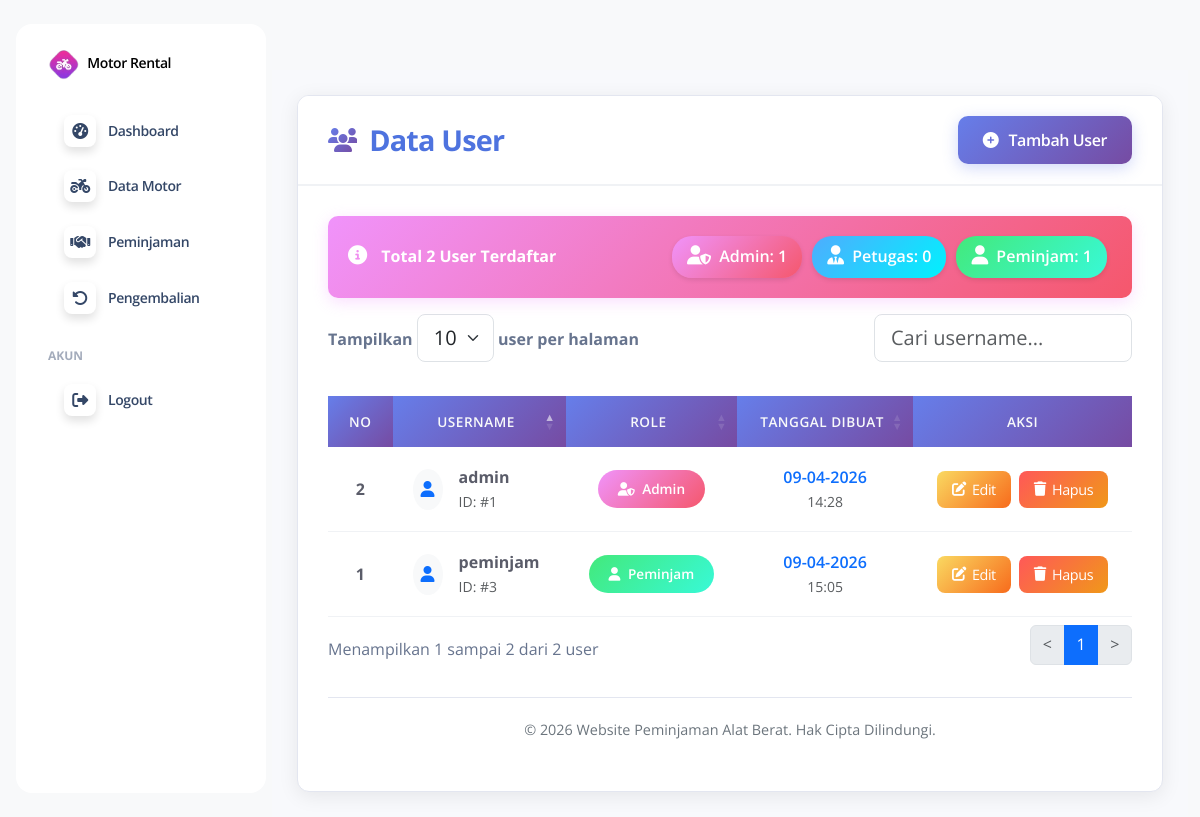
Page /backend/peminjaman/pages/user/index.php (signed in) on the committed database.
### tables this page shows
CREATE TABLE `users` (
  `id` int NOT NULL,
  `username` varchar(50) NOT NULL,
  `password` varchar(255) NOT NULL,
  `role` enum('admin','petugas','peminjam') NOT NULL,
  `nama_lengkap` varchar(100) DEFAULT NULL,
  `email` varchar(100) DEFAULT NULL,
  `no_telp` varchar(20) DEFAULT NULL,
  `alamat` text,
  `created_at` timestamp NULL DEFAULT CURRENT_TIMESTAMP
);

### backend/peminjaman/pages/user/index.php (the view, shortened to what this page needs)
<?php
include '../../app.php';
$qUser = "SELECT * FROM users ORDER BY id DESC";
$result = mysqli_query($connect, $qUser);
$users = [];
while ($row = mysqli_fetch_assoc($result)) {
    $users[] = $row;
}
$totalUsers = count($users);
?>
<!DOCTYPE html>
<html lang="id">
<head>
    <link rel="stylesheet" href="https://cdnjs.cloudflare.com/ajax/libs/font-awesome/6.4.0/css/all.min.css">
    <link href="https://cdn.jsdelivr.net/npm/bootstrap@5.3.0/dist/css/bootstrap.min.css" rel="stylesheet">
    <link rel="stylesheet" type="text/css" href="https://cdn.datatables.net/1.13.6/css/dataTables.bootstrap5.min.css">
</head>
<body>
<?php
include '../../partials/header.php';
include '../../partials/sidebar.php';
?>
<div class="container-fluid">
    <div id="main">
        <div class="main-card">
            <div class="card-header-custom d-flex align-items-center justify-content-between">
                <h2 class="page-title">
                    <i class="fas fa-users"></i>
                    Data User
                </h2>
                <a href="./create.php" class="btn btn-add-user">
                    <i class="fas fa-plus-circle"></i>
                    Tambah User
                </a>
            </div>
            <div class="card-body-custom">
                <div class="alert alert-info d-flex align-items-center justify-content-between">
                    <div>
                        <i class="fas fa-info-circle"></i>
                        <strong>Total <?php echo $totalUsers; ?> User Terdaftar</strong>
                    </div>
                    <?php if ($totalUsers > 0): ?>
                        <div class="d-none d-md-flex">
                            <?php
                            $adminCount = 0;
                            $petugasCount = 0;
                            $peminjamCount = 0;
                            foreach ($users as $user) {
                                if ($user['role'] == 'admin') $adminCount++;
                                if ($user['role'] == 'peminjam') $peminjamCount++;
                            }
                            ?>
                            <span class="stats-badge badge-admin">
                                <i class="fas fa-user-shield me-1"></i> Admin: <?php echo $adminCount; ?>
                            </span>
                            <span class="stats-badge badge-petugas">
                                <i class="fas fa-user-tie me-1"></i> Petugas: <?php echo $petugasCount; ?>
                            </span>
                            <span class="stats-badge badge-peminjam">
                                <i class="fas fa-user me-1"></i> Peminjam: <?php echo $peminjamCount; ?>
                            </span>
                        </div>
                    <?php endif; ?>
                </div>
                <?php if ($totalUsers > 0): ?>
                    <div class="table-responsive">
                        <table id="userTable" class="table" style="width:100%">
                            <thead>
                                <tr>
                                    <th class="text-center text-light">No</th>
                                    <th class="text-center text-light">Username</th>
                                    <th class="text-center text-light">Role</th>
                                    <th class="text-center text-light">Tanggal Dibuat</th>
                                    <th class="text-center text-light">Aksi</th>
                                </tr>
                            </thead>
                            <tbody>
                                <?php foreach ($users as $index => $item): ?>
                                <tr>
                                    <td class="text-center fw-bold"><?= $index + 1 ?></td>
                                    <td>
                                        <div class="d-flex align-items-center">
                                            <div class="rounded-circle bg-light p-2 me-3">
                                                <i class="fas fa-user text-primary"></i>
                                            </div>
                                            <div>
                                                <strong><?= htmlspecialchars($item['username']) ?></strong>
                                                <div class="small text-muted">ID: #<?= $item['id'] ?></div>
                                            </div>
                                        </div>
                                    </td>
                                    <td class="text-center">
                                        <span class="role-badge
                                            <?= $item['role'] == 'admin' ? 'badge-admin' :
                                               ($item['role'] == 'petugas' ? 'badge-petugas' : 'badge-peminjam') ?>">
                                            <i class="fas fa-<?=
                                                $item['role'] == 'admin' ? 'user-shield' :
                                                ($item['role'] == 'petugas' ? 'user-tie' : 'user')
                                            ?> me-1"></i>
                                            <?= ucfirst($item['role']) ?>
                                        </span>
                                    </td>
                                    <td class="text-center">
                                        <div class="text-primary fw-semibold">
                                            <?= date('d-m-Y', strtotime($item['created_at'])) ?>
                                        </div>
                                        <div class="small text-muted">
                                            <?= date('H:i', strtotime($item['created_at'])) ?>
                                        </div>
                                    </td>
                                    <td class="text-center">
                                        <div class="action-buttons">
                                            <a href="./edit.php?id=<?= $item['id'] ?>"
                                               class="btn btn-action btn-edit"
                                               title="Edit User">
                                                <i class="fas fa-edit"></i>
                                                <span class="d-none d-lg-inline">Edit</span>
                                            </a>
                                            <a href="../../action/user/destroy.php?id=<?= $item['id'] ?>"
                                                onclick="return confirm('Apakah Anda yakin ingin menghapus user <?= addslashes($item['username']) ?>?')"
                                                class="btn btn-action btn-delete"
                                                title="Hapus User">
                                                <i class="fas fa-trash"></i>
                                                <span class="d-none d-lg-inline">Hapus</span>
                                            </a>
                                        </div>
                                    </td>
                                </tr>
                                <?php endforeach; ?>
                            </tbody>
                        </table>
                    </div>
                <?php endif; ?>
                <div class="footer-custom">
                    <p class="mb-0">
                        &copy; <?= date('Y') ?> Website Peminjaman Alat Berat. Hak Cipta Dilindungi.
                    </p>
                </div>
            </div>
        </div>
    </div>
</div>
<?php include '../../partials/script.php'; ?>
</body>
</html>

### backend/peminjaman/pages/user/index.php (style rules this page uses)
body { background-color: #f8f9fc; font-family: 'Segoe UI', Tahoma, Geneva, Verdana, sans-serif; }
#main { margin-left: 260px; margin-top: 70px; padding: 25px; width: calc(100% - 260px); min-height: calc(100vh - 70px); transition: all 0.3s ease; background-color: #f8f9fc; }
.main-card { background: #ffffff; border-radius: 12px; box-shadow: 0 4px 20px rgba(0, 0, 0, 0.08); border: 1px solid #e3e6f0; overflow: hidden; }
.card-header-custom { background: #ffffff; border-bottom: 2px solid #f0f2f5; padding: 20px 30px; }
.card-body-custom { padding: 30px; }
.page-title { font-size: 1.8rem; font-weight: 700; color: #4e73df; margin: 0; display: flex; align-items: center; gap: 12px; }
.page-title i { font-size: 1.5rem; background: linear-gradient(135deg, #667eea 0%, #764ba2 100%); -webkit-background-clip: text; -webkit-text-fill-color: transparent; }
.btn-add-user { background: linear-gradient(135deg, #667eea 0%, #764ba2 100%); border: none; border-radius: 10px; padding: 12px 25px; font-weight: 600; font-size: 1rem; color: white; display: flex; align-items: center; gap: 10px; transition: all 0.3s ease; box-shadow: 0 4px 15px rgba(102, 126, 234, 0.3); }
.alert-info { background: linear-gradient(135deg, #f093fb 0%, #f5576c 100%); border: none; color: white; padding: 20px; border-radius: 10px; box-shadow: 0 4px 15px rgba(240, 147, 251, 0.3); }
.alert-info i { font-size: 1.2rem; margin-right: 10px; }
.stats-badge { background: rgba(255, 255, 255, 0.9); padding: 8px 15px; border-radius: 20px; margin: 0 5px; font-weight: 600; box-shadow: 0 2px 5px rgba(0, 0, 0, 0.1); }
.badge-admin { background: linear-gradient(135deg, #f093fb 0%, #f5576c 100%); color: white; }
.badge-petugas { background: linear-gradient(135deg, #4facfe 0%, #00f2fe 100%); color: white; }
.badge-peminjam { background: linear-gradient(135deg, #43e97b 0%, #38f9d7 100%); color: white; }
.dataTable { width: 100% !important; border-collapse: separate !important; border-spacing: 0 !important; }
.dataTable thead th { background: linear-gradient(135deg, #667eea 0%, #764ba2 100%); color: white; border: none; padding: 15px 20px; font-weight: 600; text-transform: uppercase; font-size: 0.85rem; letter-spacing: 0.5px; }
.dataTable tbody td { padding: 18px 20px; border-bottom: 1px solid #f0f2f5; vertical-align: middle; color: #5a5c69; }
.dataTable tbody tr { transition: all 0.2s ease; }
.role-badge { padding: 8px 20px; border-radius: 20px; font-weight: 600; font-size: 0.85rem; display: inline-block; min-width: 100px; text-align: center; }
.action-buttons { display: flex; gap: 8px; justify-content: center; }
.btn-action { border-radius: 8px; padding: 8px 15px; font-size: 0.9rem; display: flex; align-items: center; gap: 6px; transition: all 0.2s ease; }
.btn-edit { background: linear-gradient(135deg, #fad961 0%, #f76b1c 100%); color: white; border: none; }
.btn-delete { background: linear-gradient(135deg, #ff5858 0%, #f09819 100%); color: white; border: none; }
.footer-custom { margin-top: 30px; text-align: center; color: #6c757d; font-size: 0.9rem; padding: 20px; border-top: 1px solid #e3e6f0; background: white; border-radius: 0 0 12px 12px; }

### rows in the picture
users: username "peminjam", id "3", role "Peminjam", created_at "09-04-2026", created_at "15:05"
users: username "admin", id "1", role "Admin", created_at "09-04-2026", created_at "14:28"

### other values in the picture
$totalUsers "2"
$adminCount "1"
$petugasCount "0"
$peminjamCount "1"
